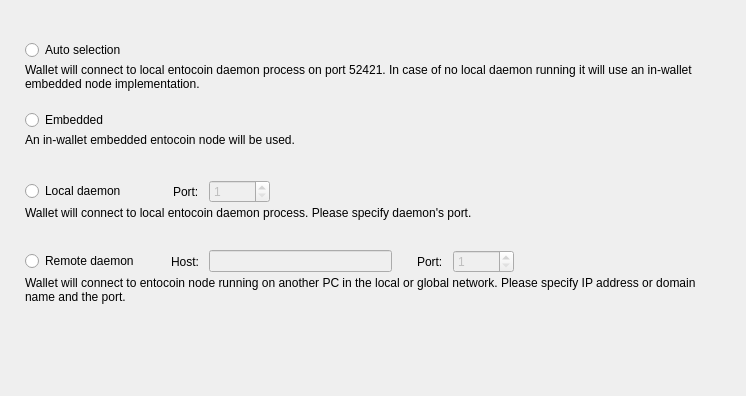
<?xml version="1.0" encoding="UTF-8"?>
<ui version="4.0">
 <class>ConnectionOptionsFrame</class>
 <widget class="QFrame" name="ConnectionOptionsFrame">
  <property name="geometry">
   <rect>
    <x>0</x>
    <y>0</y>
    <width>746</width>
    <height>396</height>
   </rect>
  </property>
  <property name="windowTitle">
   <string>Frame</string>
  </property>
  <property name="frameShape">
   <enum>QFrame::NoFrame</enum>
  </property>
  <property name="frameShadow">
   <enum>QFrame::Raised</enum>
  </property>
  <layout class="QVBoxLayout" name="verticalLayout_5">
   <property name="spacing">
    <number>0</number>
   </property>
   <property name="leftMargin">
    <number>25</number>
   </property>
   <property name="topMargin">
    <number>40</number>
   </property>
   <property name="rightMargin">
    <number>49</number>
   </property>
   <item>
    <widget class="QWidget" name="widget" native="true">
     <property name="sizePolicy">
      <sizepolicy hsizetype="Preferred" vsizetype="Fixed">
       <horstretch>0</horstretch>
       <verstretch>0</verstretch>
      </sizepolicy>
     </property>
     <property name="minimumSize">
      <size>
       <width>0</width>
       <height>70</height>
      </size>
     </property>
     <property name="maximumSize">
      <size>
       <width>16777215</width>
       <height>70</height>
      </size>
     </property>
     <layout class="QVBoxLayout" name="verticalLayout" stretch="0,1">
      <property name="spacing">
       <number>3</number>
      </property>
      <property name="leftMargin">
       <number>0</number>
      </property>
      <property name="topMargin">
       <number>0</number>
      </property>
      <property name="rightMargin">
       <number>0</number>
      </property>
      <property name="bottomMargin">
       <number>0</number>
      </property>
      <item>
       <widget class="QRadioButton" name="m_autoRadio">
        <property name="text">
         <string>Auto selection</string>
        </property>
        <attribute name="buttonGroup">
         <string notr="true">m_connectionButtonGroup</string>
        </attribute>
       </widget>
      </item>
      <item alignment="Qt::AlignTop">
       <widget class="WalletGui::WalletSmallGrayTextLabel" name="m_autoHelperLabel">
        <property name="text">
         <string>Wallet will connect to local entocoin daemon process on port 52421. In case of no local daemon running it will use an in-wallet embedded node implementation.</string>
        </property>
        <property name="alignment">
         <set>Qt::AlignLeading|Qt::AlignLeft|Qt::AlignTop</set>
        </property>
        <property name="wordWrap">
         <bool>true</bool>
        </property>
        <property name="indent">
         <number>0</number>
        </property>
       </widget>
      </item>
     </layout>
    </widget>
   </item>
   <item>
    <widget class="QWidget" name="widget_2" native="true">
     <property name="sizePolicy">
      <sizepolicy hsizetype="Preferred" vsizetype="Fixed">
       <horstretch>0</horstretch>
       <verstretch>0</verstretch>
      </sizepolicy>
     </property>
     <property name="minimumSize">
      <size>
       <width>0</width>
       <height>70</height>
      </size>
     </property>
     <property name="maximumSize">
      <size>
       <width>16777215</width>
       <height>70</height>
      </size>
     </property>
     <layout class="QVBoxLayout" name="verticalLayout_2" stretch="0,1">
      <property name="spacing">
       <number>3</number>
      </property>
      <property name="leftMargin">
       <number>0</number>
      </property>
      <property name="topMargin">
       <number>0</number>
      </property>
      <property name="rightMargin">
       <number>0</number>
      </property>
      <property name="bottomMargin">
       <number>0</number>
      </property>
      <item>
       <widget class="QRadioButton" name="m_embeddedRadio">
        <property name="text">
         <string>Embedded</string>
        </property>
        <attribute name="buttonGroup">
         <string notr="true">m_connectionButtonGroup</string>
        </attribute>
       </widget>
      </item>
      <item alignment="Qt::AlignTop">
       <widget class="WalletGui::WalletSmallGrayTextLabel" name="m_embeddedHelperLabel">
        <property name="text">
         <string>An in-wallet embedded entocoin node will be used.</string>
        </property>
        <property name="alignment">
         <set>Qt::AlignLeading|Qt::AlignLeft|Qt::AlignTop</set>
        </property>
        <property name="wordWrap">
         <bool>true</bool>
        </property>
        <property name="indent">
         <number>0</number>
        </property>
       </widget>
      </item>
     </layout>
    </widget>
   </item>
   <item>
    <widget class="QWidget" name="widget_3" native="true">
     <property name="sizePolicy">
      <sizepolicy hsizetype="Preferred" vsizetype="Fixed">
       <horstretch>0</horstretch>
       <verstretch>0</verstretch>
      </sizepolicy>
     </property>
     <property name="minimumSize">
      <size>
       <width>0</width>
       <height>70</height>
      </size>
     </property>
     <property name="maximumSize">
      <size>
       <width>16777215</width>
       <height>70</height>
      </size>
     </property>
     <layout class="QVBoxLayout" name="verticalLayout_3" stretch="0,1">
      <property name="spacing">
       <number>3</number>
      </property>
      <property name="leftMargin">
       <number>0</number>
      </property>
      <property name="topMargin">
       <number>0</number>
      </property>
      <property name="rightMargin">
       <number>0</number>
      </property>
      <property name="bottomMargin">
       <number>0</number>
      </property>
      <item>
       <layout class="QHBoxLayout" name="horizontalLayout">
        <property name="spacing">
         <number>10</number>
        </property>
        <item>
         <widget class="QRadioButton" name="m_localRadio">
          <property name="text">
           <string>Local daemon</string>
          </property>
          <attribute name="buttonGroup">
           <string notr="true">m_connectionButtonGroup</string>
          </attribute>
         </widget>
        </item>
        <item>
         <spacer name="horizontalSpacer">
          <property name="orientation">
           <enum>Qt::Horizontal</enum>
          </property>
          <property name="sizeType">
           <enum>QSizePolicy::Fixed</enum>
          </property>
          <property name="sizeHint" stdset="0">
           <size>
            <width>37</width>
            <height>20</height>
           </size>
          </property>
         </spacer>
        </item>
        <item>
         <widget class="QLabel" name="label">
          <property name="text">
           <string>Port:</string>
          </property>
         </widget>
        </item>
        <item alignment="Qt::AlignVCenter">
         <widget class="QSpinBox" name="m_localPortSpin">
          <property name="enabled">
           <bool>false</bool>
          </property>
          <property name="minimum">
           <number>1</number>
          </property>
          <property name="maximum">
           <number>65535</number>
          </property>
          <property name="value">
           <number>1</number>
          </property>
         </widget>
        </item>
        <item>
         <spacer name="horizontalSpacer_2">
          <property name="orientation">
           <enum>Qt::Horizontal</enum>
          </property>
          <property name="sizeHint" stdset="0">
           <size>
            <width>40</width>
            <height>20</height>
           </size>
          </property>
         </spacer>
        </item>
       </layout>
      </item>
      <item alignment="Qt::AlignTop">
       <widget class="WalletGui::WalletSmallGrayTextLabel" name="m_localHelperLabel">
        <property name="text">
         <string>Wallet will connect to local entocoin daemon process. Please specify daemon's port.</string>
        </property>
        <property name="alignment">
         <set>Qt::AlignLeading|Qt::AlignLeft|Qt::AlignTop</set>
        </property>
        <property name="wordWrap">
         <bool>true</bool>
        </property>
        <property name="indent">
         <number>0</number>
        </property>
       </widget>
      </item>
     </layout>
    </widget>
   </item>
   <item>
    <widget class="QWidget" name="widget_4" native="true">
     <property name="sizePolicy">
      <sizepolicy hsizetype="Preferred" vsizetype="Fixed">
       <horstretch>0</horstretch>
       <verstretch>0</verstretch>
      </sizepolicy>
     </property>
     <property name="minimumSize">
      <size>
       <width>0</width>
       <height>70</height>
      </size>
     </property>
     <property name="maximumSize">
      <size>
       <width>16777215</width>
       <height>70</height>
      </size>
     </property>
     <layout class="QVBoxLayout" name="verticalLayout_4" stretch="0,1">
      <property name="spacing">
       <number>3</number>
      </property>
      <property name="leftMargin">
       <number>0</number>
      </property>
      <property name="topMargin">
       <number>0</number>
      </property>
      <property name="rightMargin">
       <number>0</number>
      </property>
      <property name="bottomMargin">
       <number>0</number>
      </property>
      <item>
       <layout class="QHBoxLayout" name="horizontalLayout_2">
        <property name="spacing">
         <number>10</number>
        </property>
        <item>
         <widget class="QRadioButton" name="m_remoteRadio">
          <property name="text">
           <string>Remote daemon</string>
          </property>
          <attribute name="buttonGroup">
           <string notr="true">m_connectionButtonGroup</string>
          </attribute>
         </widget>
        </item>
        <item>
         <spacer name="horizontalSpacer_3">
          <property name="orientation">
           <enum>Qt::Horizontal</enum>
          </property>
          <property name="sizeType">
           <enum>QSizePolicy::Fixed</enum>
          </property>
          <property name="sizeHint" stdset="0">
           <size>
            <width>22</width>
            <height>20</height>
           </size>
          </property>
         </spacer>
        </item>
        <item>
         <widget class="QLabel" name="label_2">
          <property name="text">
           <string>Host:</string>
          </property>
         </widget>
        </item>
        <item>
         <widget class="QLineEdit" name="m_remoteHostEdit">
          <property name="enabled">
           <bool>false</bool>
          </property>
         </widget>
        </item>
        <item>
         <spacer name="horizontalSpacer_5">
          <property name="orientation">
           <enum>Qt::Horizontal</enum>
          </property>
          <property name="sizeType">
           <enum>QSizePolicy::Fixed</enum>
          </property>
          <property name="sizeHint" stdset="0">
           <size>
            <width>15</width>
            <height>20</height>
           </size>
          </property>
         </spacer>
        </item>
        <item>
         <widget class="QLabel" name="label_3">
          <property name="text">
           <string>Port:</string>
          </property>
         </widget>
        </item>
        <item alignment="Qt::AlignVCenter">
         <widget class="QSpinBox" name="m_remotePortSpin">
          <property name="enabled">
           <bool>false</bool>
          </property>
          <property name="minimum">
           <number>1</number>
          </property>
          <property name="maximum">
           <number>65535</number>
          </property>
          <property name="value">
           <number>1</number>
          </property>
         </widget>
        </item>
        <item>
         <spacer name="horizontalSpacer_4">
          <property name="orientation">
           <enum>Qt::Horizontal</enum>
          </property>
          <property name="sizeHint" stdset="0">
           <size>
            <width>40</width>
            <height>20</height>
           </size>
          </property>
         </spacer>
        </item>
       </layout>
      </item>
      <item alignment="Qt::AlignTop">
       <widget class="WalletGui::WalletSmallGrayTextLabel" name="m_remoteHelperLabel">
        <property name="text">
         <string>Wallet will connect to entocoin node running on another PC in the local or global network. Please specify IP address or domain name and the port.</string>
        </property>
        <property name="alignment">
         <set>Qt::AlignLeading|Qt::AlignLeft|Qt::AlignTop</set>
        </property>
        <property name="wordWrap">
         <bool>true</bool>
        </property>
        <property name="indent">
         <number>0</number>
        </property>
       </widget>
      </item>
     </layout>
    </widget>
   </item>
   <item>
    <spacer name="verticalSpacer">
     <property name="orientation">
      <enum>Qt::Vertical</enum>
     </property>
     <property name="sizeHint" stdset="0">
      <size>
       <width>665</width>
       <height>61</height>
      </size>
     </property>
    </spacer>
   </item>
  </layout>
 </widget>
 <customwidgets>
  <customwidget>
   <class>WalletGui::WalletSmallGrayTextLabel</class>
   <extends>QLabel</extends>
   <header>Gui/Common/WalletTextLabel.h</header>
  </customwidget>
 </customwidgets>
 <resources/>
 <connections>
  <connection>
   <sender>m_remoteHostEdit</sender>
   <signal>textChanged(QString)</signal>
   <receiver>ConnectionOptionsFrame</receiver>
   <slot>remoteHostNameChanged(QString)</slot>
   <hints>
    <hint type="sourcelabel">
     <x>390</x>
     <y>319</y>
    </hint>
    <hint type="destinationlabel">
     <x>372</x>
     <y>197</y>
    </hint>
   </hints>
  </connection>
  <connection>
   <sender>m_connectionButtonGroup</sender>
   <signal>buttonClicked(int)</signal>
   <receiver>ConnectionOptionsFrame</receiver>
   <slot>connectionButtonClicked(int)</slot>
   <hints>
    <hint type="sourcelabel">
     <x>-1</x>
     <y>-1</y>
    </hint>
    <hint type="destinationlabel">
     <x>372</x>
     <y>197</y>
    </hint>
   </hints>
  </connection>
  <connection>
   <sender>m_remoteRadio</sender>
   <signal>toggled(bool)</signal>
   <receiver>m_remoteHostEdit</receiver>
   <slot>setEnabled(bool)</slot>
   <hints>
    <hint type="sourcelabel">
     <x>88</x>
     <y>264</y>
    </hint>
    <hint type="destinationlabel">
     <x>312</x>
     <y>263</y>
    </hint>
   </hints>
  </connection>
  <connection>
   <sender>m_remoteRadio</sender>
   <signal>toggled(bool)</signal>
   <receiver>m_remotePortSpin</receiver>
   <slot>setEnabled(bool)</slot>
   <hints>
    <hint type="sourcelabel">
     <x>88</x>
     <y>264</y>
    </hint>
    <hint type="destinationlabel">
     <x>498</x>
     <y>263</y>
    </hint>
   </hints>
  </connection>
  <connection>
   <sender>m_localRadio</sender>
   <signal>toggled(bool)</signal>
   <receiver>m_localPortSpin</receiver>
   <slot>setEnabled(bool)</slot>
   <hints>
    <hint type="sourcelabel">
     <x>81</x>
     <y>194</y>
    </hint>
    <hint type="destinationlabel">
     <x>270</x>
     <y>193</y>
    </hint>
   </hints>
  </connection>
 </connections>
 <slots>
  <slot>remoteHostNameChanged(QString)</slot>
  <slot>connectionButtonClicked(int)</slot>
 </slots>
 <buttongroups>
  <buttongroup name="m_connectionButtonGroup"/>
 </buttongroups>
</ui>
